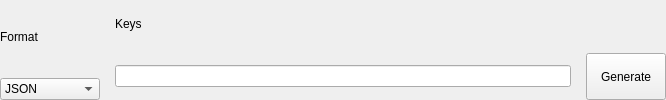
           <widget class="QFrame" name="frame_6">
            <property name="frameShadow">
             <enum>QFrame::Raised</enum>
            </property>
            <layout class="QHBoxLayout" name="horizontalLayout_4">
             <property name="spacing">
              <number>15</number>
             </property>
             <property name="leftMargin">
              <number>0</number>
             </property>
             <property name="topMargin">
              <number>0</number>
             </property>
             <property name="rightMargin">
              <number>0</number>
             </property>
             <property name="bottomMargin">
              <number>0</number>
             </property>
             <item>
              <widget class="QFrame" name="CryptocurrencyAndFormatQFrame">
               <layout class="QHBoxLayout" name="CryptocurrencyAndFormatHLayout">
                <property name="spacing">
                 <number>15</number>
                </property>
                <property name="leftMargin">
                 <number>0</number>
                </property>
                <property name="topMargin">
                 <number>0</number>
                </property>
                <property name="rightMargin">
                 <number>0</number>
                </property>
                <property name="bottomMargin">
                 <number>0</number>
                </property>
                <item>
                 <widget class="QFrame" name="FormatQFrame">
                  <property name="maximumSize">
                   <size>
                    <width>100</width>
                    <height>16777215</height>
                   </size>
                  </property>
                  <layout class="QVBoxLayout" name="FormatVLayout">
                   <property name="spacing">
                    <number>5</number>
                   </property>
                   <property name="leftMargin">
                    <number>0</number>
                   </property>
                   <property name="topMargin">
                    <number>0</number>
                   </property>
                   <property name="rightMargin">
                    <number>0</number>
                   </property>
                   <property name="bottomMargin">
                    <number>0</number>
                   </property>
                   <item>
                    <widget class="QFrame" name="FormatLabelQFrame">
                     <layout class="QHBoxLayout" name="FormatLabelHLayout">
                      <property name="spacing">
                       <number>15</number>
                      </property>
                      <property name="leftMargin">
                       <number>0</number>
                      </property>
                      <property name="topMargin">
                       <number>0</number>
                      </property>
                      <property name="rightMargin">
                       <number>0</number>
                      </property>
                      <property name="bottomMargin">
                       <number>0</number>
                      </property>
                      <item>
                       <widget class="QLabel" name="FormatLabelQLabel">
                        <property name="text">
                         <string>Format</string>
                        </property>
                       </widget>
                      </item>
                      <item>
                       <spacer name="FormatLabelHSpacer">
                        <property name="orientation">
                         <enum>Qt::Horizontal</enum>
                        </property>
                        <property name="sizeHint" stdset="0">
                         <size>
                          <width>764</width>
                          <height>20</height>
                         </size>
                        </property>
                       </spacer>
                      </item>
                     </layout>
                    </widget>
                   </item>
                   <item>
                    <widget class="QComboBox" name="FormatQComboBox">
                     <item>
                      <property name="text">
                       <string>JSON</string>
                      </property>
                     </item>
                     <item>
                      <property name="text">
                       <string>CSV</string>
                      </property>
                     </item>
                    </widget>
                   </item>
                  </layout>
                 </widget>
                </item>
               </layout>
              </widget>
             </item>
             <item>
              <widget class="QFrame" name="FormsQFrame">
               <layout class="QHBoxLayout" name="horizontalLayout_18">
                <property name="spacing">
                 <number>15</number>
                </property>
                <property name="leftMargin">
                 <number>0</number>
                </property>
                <property name="topMargin">
                 <number>0</number>
                </property>
                <property name="rightMargin">
                 <number>0</number>
                </property>
                <property name="bottomMargin">
                 <number>0</number>
                </property>
                <item>
                 <widget class="QFrame" name="KeysQFrame">
                  <property name="minimumSize">
                   <size>
                    <width>288</width>
                    <height>0</height>
                   </size>
                  </property>
                  <layout class="QVBoxLayout" name="KeysVLayout">
                   <property name="spacing">
                    <number>5</number>
                   </property>
                   <property name="leftMargin">
                    <number>0</number>
                   </property>
                   <property name="topMargin">
                    <number>0</number>
                   </property>
                   <property name="rightMargin">
                    <number>0</number>
                   </property>
                   <property name="bottomMargin">
                    <number>0</number>
                   </property>
                   <item>
                    <widget class="QFrame" name="frame_4">
                     <layout class="QHBoxLayout" name="horizontalLayout_21">
                      <property name="spacing">
                       <number>15</number>
                      </property>
                      <property name="leftMargin">
                       <number>0</number>
                      </property>
                      <property name="topMargin">
                       <number>0</number>
                      </property>
                      <property name="rightMargin">
                       <number>0</number>
                      </property>
                      <property name="bottomMargin">
                       <number>0</number>
                      </property>
                      <item>
                       <widget class="QLabel" name="KeysQLabel">
                        <property name="text">
                         <string>Keys</string>
                        </property>
                       </widget>
                      </item>
                      <item>
                       <spacer name="KeysLabelHSpacer">
                        <property name="orientation">
                         <enum>Qt::Horizontal</enum>
                        </property>
                        <property name="sizeHint" stdset="0">
                         <size>
                          <width>524</width>
                          <height>17</height>
                         </size>
                        </property>
                       </spacer>
                      </item>
                     </layout>
                    </widget>
                   </item>
                   <item>
                    <widget class="QFrame" name="KeysLabelQFrame">
                     <layout class="QVBoxLayout" name="verticalLayout_18">
                      <property name="spacing">
                       <number>5</number>
                      </property>
                      <property name="leftMargin">
                       <number>0</number>
                      </property>
                      <property name="topMargin">
                       <number>0</number>
                      </property>
                      <property name="rightMargin">
                       <number>0</number>
                      </property>
                      <property name="bottomMargin">
                       <number>0</number>
                      </property>
                      <item>
                       <widget class="QFrame" name="frame_2">
                        <layout class="QHBoxLayout" name="horizontalLayout_20">
                         <property name="spacing">
                          <number>15</number>
                         </property>
                         <property name="leftMargin">
                          <number>0</number>
                         </property>
                         <property name="topMargin">
                          <number>0</number>
                         </property>
                         <property name="rightMargin">
                          <number>0</number>
                         </property>
                         <property name="bottomMargin">
                          <number>0</number>
                         </property>
                         <item>
                          <widget class="QLineEdit" name="KeysQLineEdit"/>
                         </item>
                         <item>
                          <widget class="QPushButton" name="GenerateQPushButton">
                           <property name="sizePolicy">
                            <sizepolicy hsizetype="Minimum" vsizetype="Preferred">
                             <horstretch>0</horstretch>
                             <verstretch>0</verstretch>
                            </sizepolicy>
                           </property>
                           <property name="styleSheet">
                            <string notr="true"/>
                           </property>
                           <property name="text">
                            <string>Generate</string>
                           </property>
                          </widget>
                         </item>
                        </layout>
                       </widget>
                      </item>
                     </layout>
                    </widget>
                   </item>
                  </layout>
                 </widget>
                </item>
               </layout>
              </widget>
             </item>
            </layout>
           </widget>
